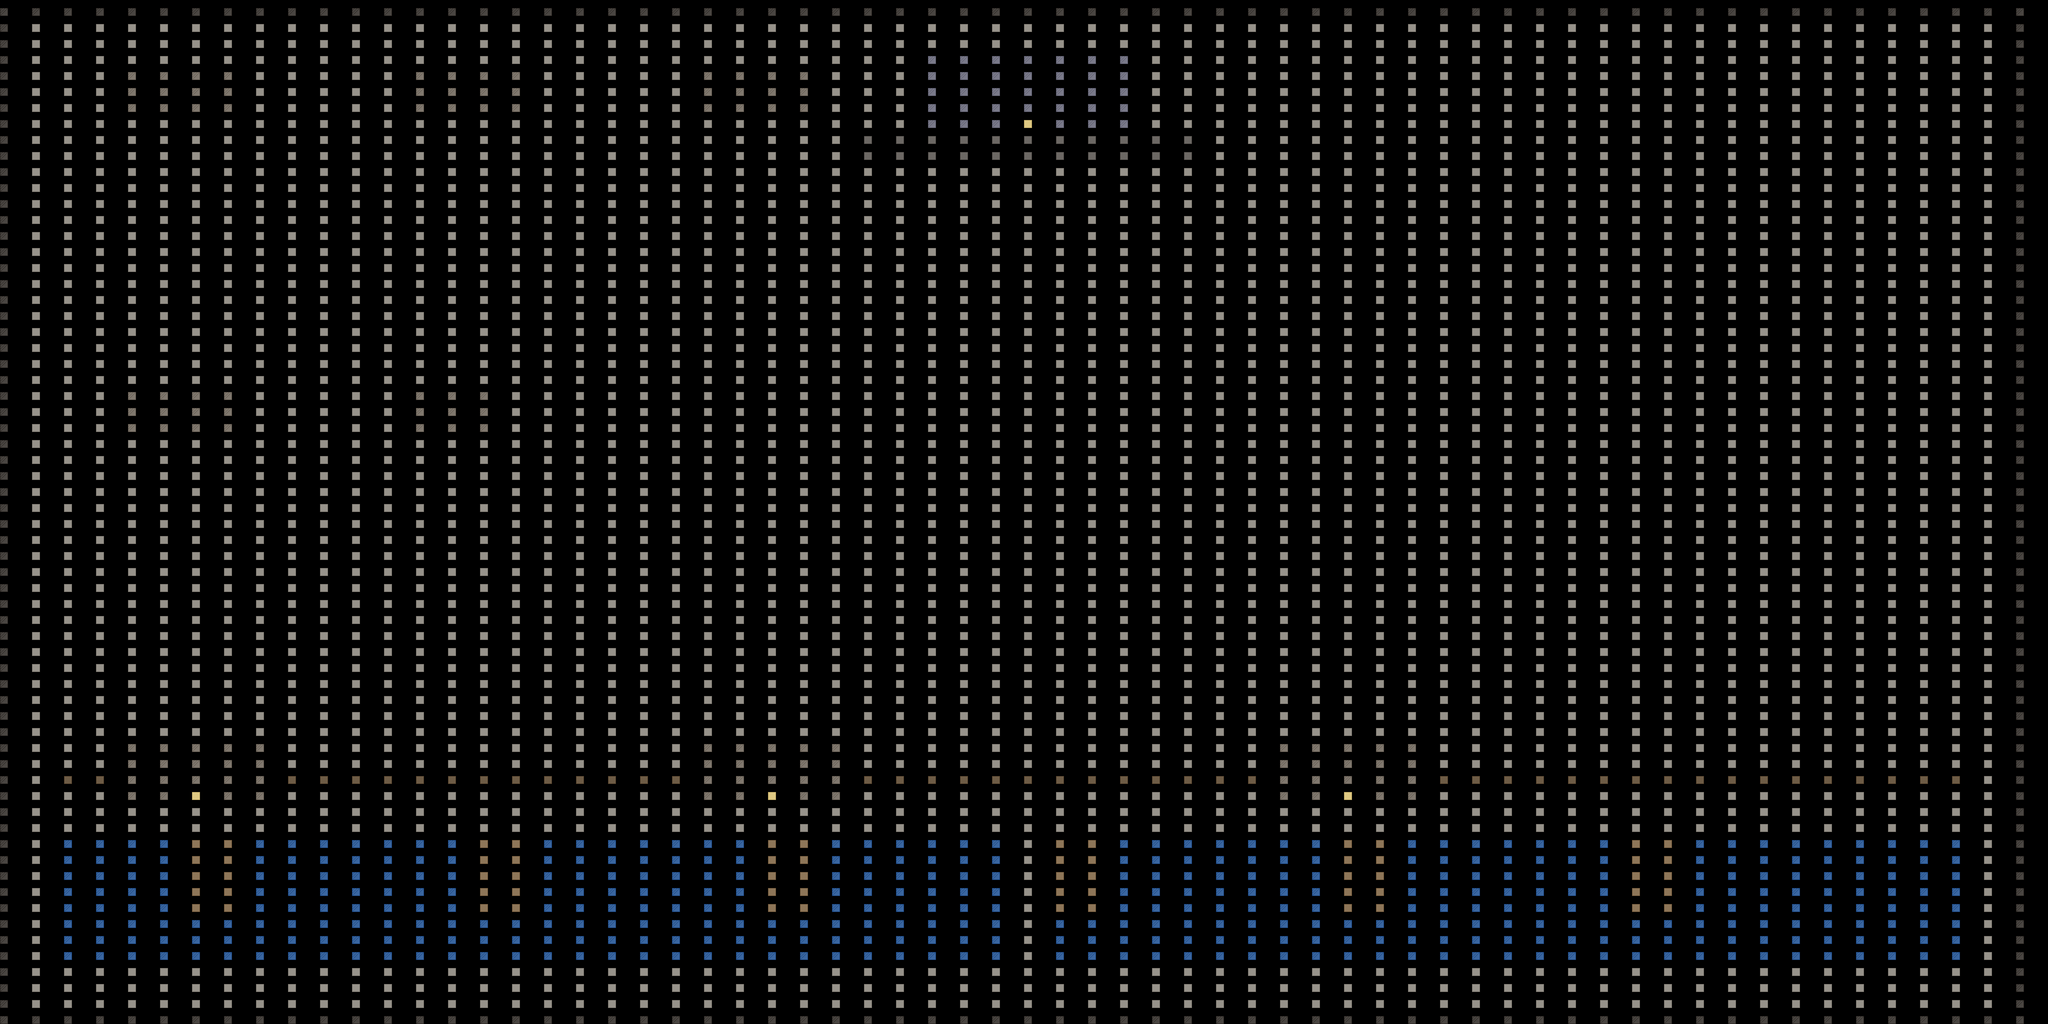

This game map was drawn from its Tiled (.tmx) file and the tilesets committed beside it. A one-line description and the trimmed map source follow:
An orthogonal 64x64 tile map with 64x32 px tiles, 1 tile layer (suelo).

<map version="1.10" tiledversion="1.10.2" orientation="orthogonal" renderorder="right-down" width="64" height="64" tilewidth="64" tileheight="32" infinite="0" nextlayerid="2" nextobjectid="1">
 <tileset firstgid="1" name="ciudad" tilewidth="16" tileheight="16" tilecount="36" columns="6">
  <image source="../textures/ciudad_tileset.png" width="96" height="96" />
  <tile id="1">
   <properties>
    <property name="collision" type="bool" value="true" />
   </properties>
  </tile>
  <tile id="3">
   <properties>
    <property name="collision" type="bool" value="true" />
   </properties>
  </tile>
  <tile id="6">
   <properties>
    <property name="collision" type="bool" value="true" />
   </properties>
  </tile>
  <tile id="7">
   <properties>
    <property name="collision" type="bool" value="true" />
   </properties>
  </tile>
  <tile id="8">
   <properties>
    <property name="collision" type="bool" value="true" />
   </properties>
  </tile>
  <tile id="9">
   <properties>
    <property name="collision" type="bool" value="true" />
   </properties>
  </tile>
  <tile id="10">
   <properties>
    <property name="collision" type="bool" value="true" />
   </properties>
  </tile>
  <tile id="11">
   <properties>
    <property name="collision" type="bool" value="true" />
   </properties>
  </tile>
  <tile id="12">
   <properties>
    <property name="collision" type="bool" value="true" />
   </properties>
  </tile>
  <tile id="13">
   <properties>
    <property name="collision" type="bool" value="true" />
   </properties>
  </tile>
  <tile id="14">
   <properties>
    <property name="collision" type="bool" value="true" />
   </properties>
  </tile>
  <tile id="15">
   <properties>
    <property name="collision" type="bool" value="true" />
   </properties>
  </tile>
  <tile id="16">
   <properties>
    <property name="collision" type="bool" value="true" />
   </properties>
  </tile>
  <tile id="17">
   <properties>
    <property name="collision" type="bool" value="true" />
   </properties>
  </tile>
  <tile id="18">
   <properties>
    <property name="collision" type="bool" value="true" />
   </properties>
  </tile>
  <tile id="19">
   <properties>
    <property name="collision" type="bool" value="true" />
   </properties>
  </tile>
  <tile id="24">
   <properties>
    <property name="collision" type="bool" value="true" />
   </properties>
  </tile>
  <tile id="25">
   <properties>
    <property name="collision" type="bool" value="true" />
   </properties>
  </tile>
  <tile id="26">
   <properties>
    <property name="collision" type="bool" value="true" />
   </properties>
  </tile>
  <tile id="28">
   <properties>
    <property name="collision" type="bool" value="true" />
   </properties>
  </tile>
  <tile id="32">
   <properties>
    <property name="collision" type="bool" value="true" />
   </properties>
  </tile>
  <tile id="35">
   <properties>
    <property name="collision" type="bool" value="true" />
   </properties>
  </tile>
 </tileset>
 <layer id="1" name="suelo" width="64" height="64">
  <data>[4096 cells, 4096 non-empty, 9 distinct tile ids]</data>
 </layer>
</map>
